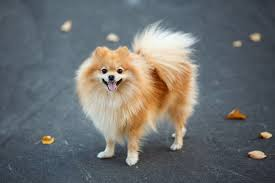
#> input picture input_advert/ad.jpg, 275 x 183 px
$ python -i lib.py   (imports and definitions only)   (older library calls are emulated)
#> lines starting #> are read from the running program, lines starting #| are printed output that depends on the picture
#> further down, picture is the input picture: shape (183, 275, 3); mean B, G, R 111.1, 110.7, 108.4
import cv2
import numpy as np

'''
Program Launch
'''
def launch():
    print ("START:")
##############################################################

# [84 lines left out: functions load_video, load_advert, get_corners, not called in this run]
"""
Scan Map
"""
def planar_region(image,  method='brute', show=False, **kwargs):
#> called with method = 'brute', show = False
    print("Marking Starting Point ...")
    if method == 'brute':
        sc = kwargs.get('scale')
        kernel = np.array([[1, 1, 1], [1, -8, 1], [1, 1, 1]], dtype=np.float32)
        image = cv2.filter2D(image, cv2.CV_32F, kernel)
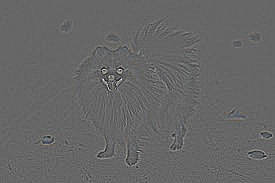
#> image: shape (183, 275, 3) float32; mean of channels 0, 1, 2 0, 0, 0; drawn with min black and max white
        cv2.imshow('w', image);
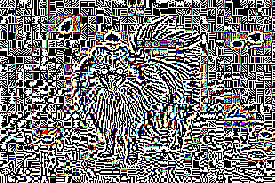
#> window 'w': shape (183, 275, 3); mean B, G, R 118.6, 118.6, 119.7
        cv2.waitKey(0)
        window_size = kwargs.get('window_size')
        hstride = kwargs.get('hstride')
        vstride = kwargs.get('vstride')
        regions = []
        for y in range(0, image.shape[0] - vstride, vstride):
            for x in range(0, image.shape[1] - hstride, hstride):
                region = image[y:y + window_size[1], x:x + window_size[0]]
                cent = ((x + x + window_size[0]) // 2, (y + y + window_size[1]) // 2)
                score = np.sum(region)
                dist = cv2.norm((image.shape[1] // 2, image.shape[0] // 2), (cent[0], cent[1]))
                regions.append([1.0 / (score + 1e-10), dist, y, x])
                print(score, dist, y, x)
                # regions.append([score*dist, y, x])
                if show:
                    ff = cv2.rectangle(image, (x, y), (x + window_size[0], y + window_size[1]), (255, 255, 255), 1)
                    print([x, y, cent, score])
                    cv2.putText(ff, "TL and TR : {}".format((y, x)), cent - 15, cv2.FONT_HERSHEY_SIMPLEX, 0.5,
                                (255, 255, 255), 2)
                    cv2.putText(ff, "Dist : {}".format((int(dist))), cent, cv2.FONT_HERSHEY_SIMPLEX, 0.5,
                                (255, 255, 255), 2)
                    cv2.imshow('window', np.uint8(ff));

                    if cv2.waitKey() & 0xFF == ord('q'):
                        cv2.destroyAllWindows()
#> after the loop, regions = []
        regions = np.array(regions)
        regions[:, 0] = (regions[:, 0] / np.sum(regions[:, 0]))
        regions[:, 1] = (regions[:, 1] / np.sum(regions[:, 1]))
        regions[:, 0] = regions[:, 0] * regions[:, 1]
        regions = regions[regions[:, 0].argsort()]
        select = regions[-1]
        b = select[2];
        a = select[3];

        TL = (a, b);
        BL = (a + (sc * window_size[0]), b);
        TR = (a, b + (sc * window_size[1]));
        BR = (a + (sc * window_size[0]), b + (sc * window_size[1]))
        points = np.array([[TL], [TR], [BL], [BR]], dtype='float32')

    elif method == 'smart':
        # img = cv2.imread(path2)
        # img = cv2.resize(img, (640,480))
        # cv2.imshow('w',img); cv2.waitKey(0); cv2.destroyAllWindows()
        sc = kwargs.get('scale')
        imageTransform = distance_transform(image)
        max_region = np.unravel_index(imageTransform.argmax(), imageTransform.shape)
        a0 = max_region[0]
        b0 = max_region[1]
        radius = imageTransform[max_region[0], max_region[1]]
        width = int(np.cos(np.deg2rad(30)) * (sc * radius))
        height = int(np.sin(np.deg2rad(30)) * (sc * radius))

        TL = (b0 - width, a0 - height);
        BL = (b0 - width, a0 + height);
        TR = (b0 + width, a0 - height);
        BR = (b0 + width, a0 + height);
        if np.sign(a0 - height) == -1:
            TL = (b0 - width, a0 - height + height);
            BL = (b0 - width, a0 + height + height);
            TR = (b0 + width, a0 - height + height);
            BR = (b0 + width, a0 + height + height);
        if np.sign(b0 - height) == -1:
            TL = (b0 - width + width, a0 - height);
            BL = (b0 - width + width, a0 + height);
            TR = (b0 + width + width, a0 - height);
            BR = (b0 + width + width, a0 + height);
        if np.sign(a0 - height) == -1 and np.sign(b0 - height) == -1:
            TL = (b0 - width + width, a0 - height + height);
            BL = (b0 - width + width, a0 + height + height);
            TR = (b0 + width + width, a0 - height + height);
            BR = (b0 + width + width, a0 + height + height);
        print(TL, BL, TR, BR)
        points = np.array([[TL], [TR], [BL], [BR]], dtype='float32')

    else:
        points = np.array([[(0, 0)], [(0, 100)], [(100, 0)], [(100, 100)]], dtype='float32')

    return points

"""
Distance Transform Map
"""

# [15 lines left out: function distance_transform, not called in this run]


"""
Feature-based Image Registration
"""
###############################################################################

# _, frame = cap.read()
# image2=cv2.cvtColor(frame, cv2.COLOR_BGR2GRAY)
image1 = "/home/gaurab/PycharmProjects/markerless_ar-master/input_advert/advert.jpg"
image2 = "/home/gaurab/PycharmProjects/markerless_ar-master/image1.jpg"


# [83 lines left out: function match_frames, not called in this run]

    ###############################################################################

"""
Aesthetics to Advert
"""
# [11 lines left out: function advert_modify, not called in this run]

>>> import cv2
>>> picture = cv2.imread('input_advert/ad.jpg')
#> (the run stopped early here; a loop or call above may not have finished)
